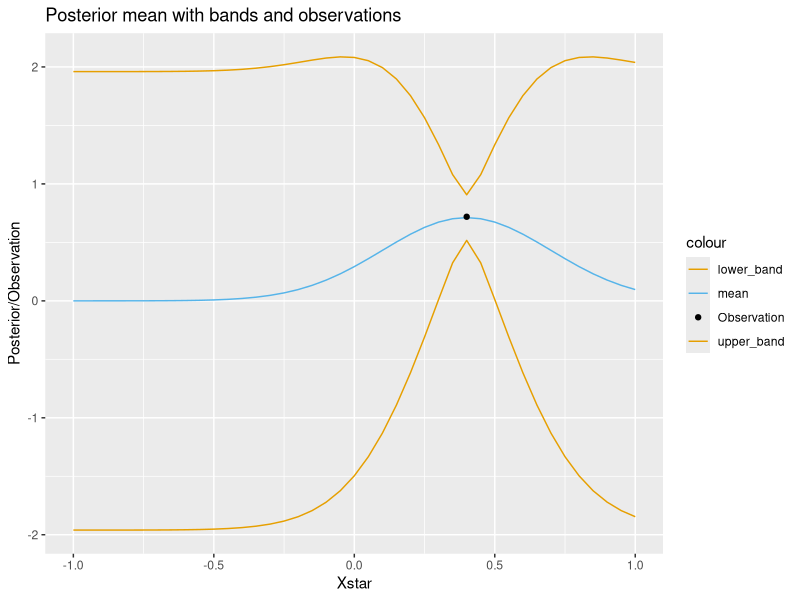
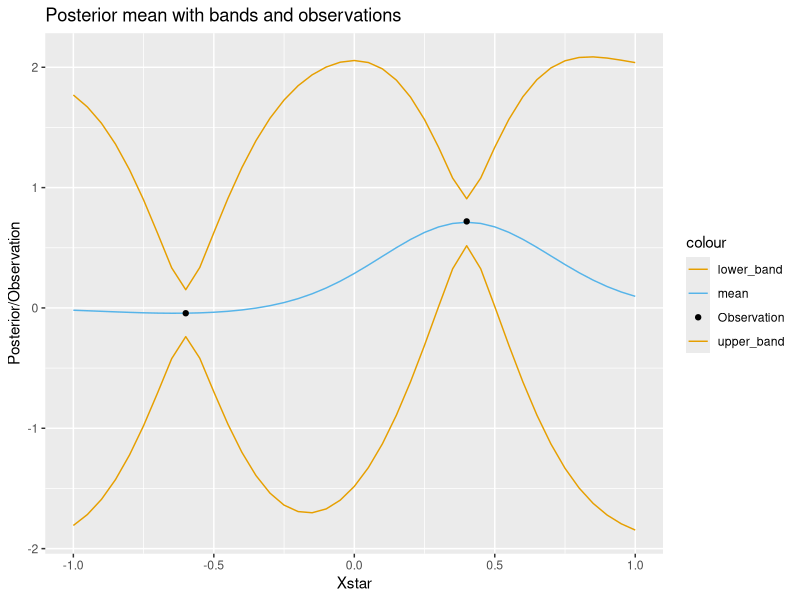
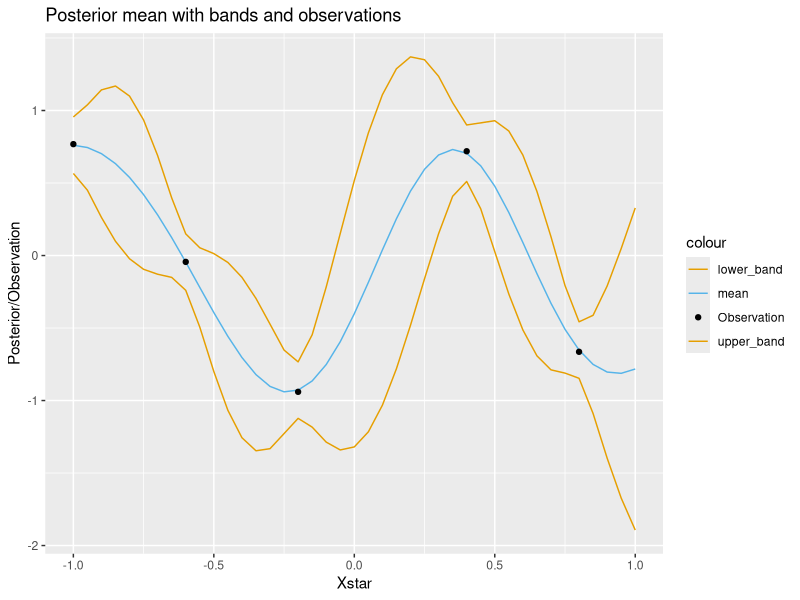
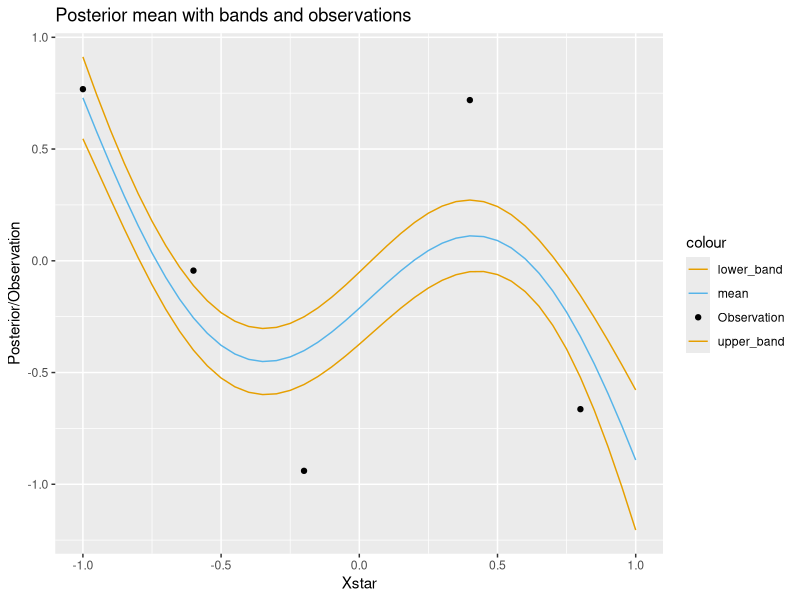
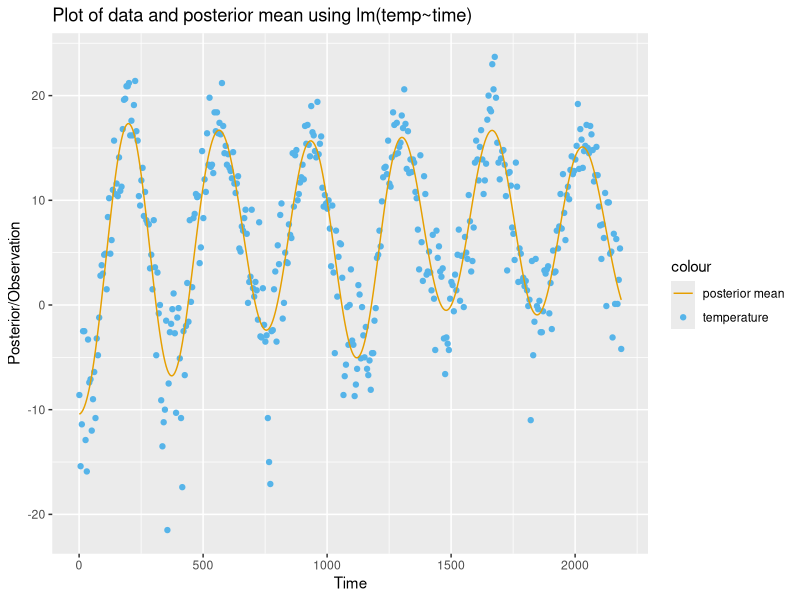
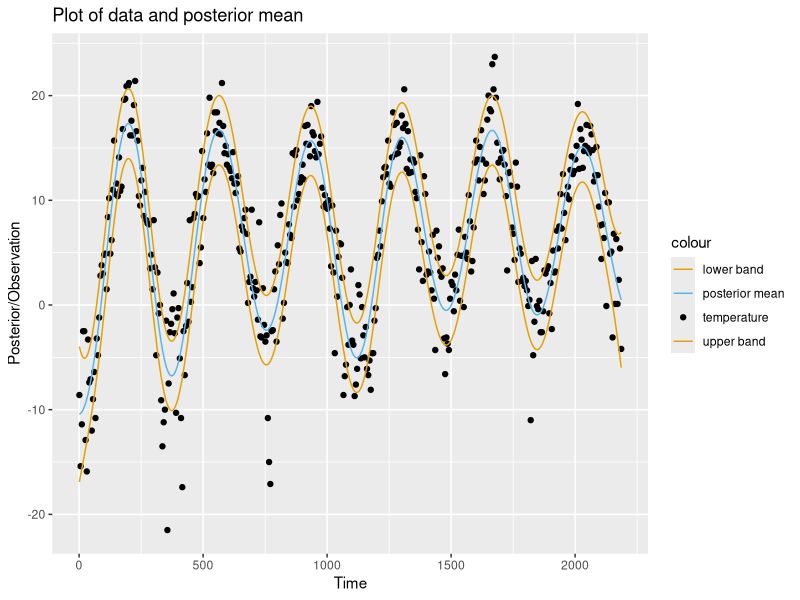
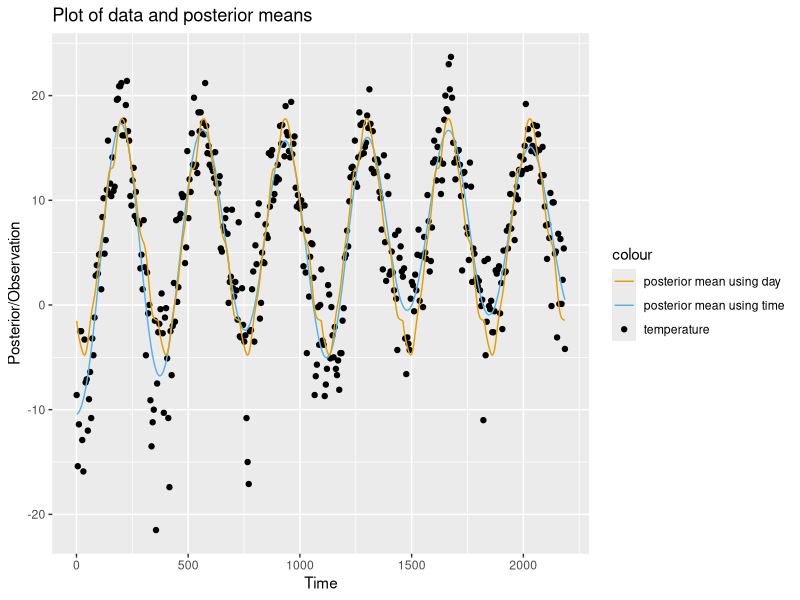
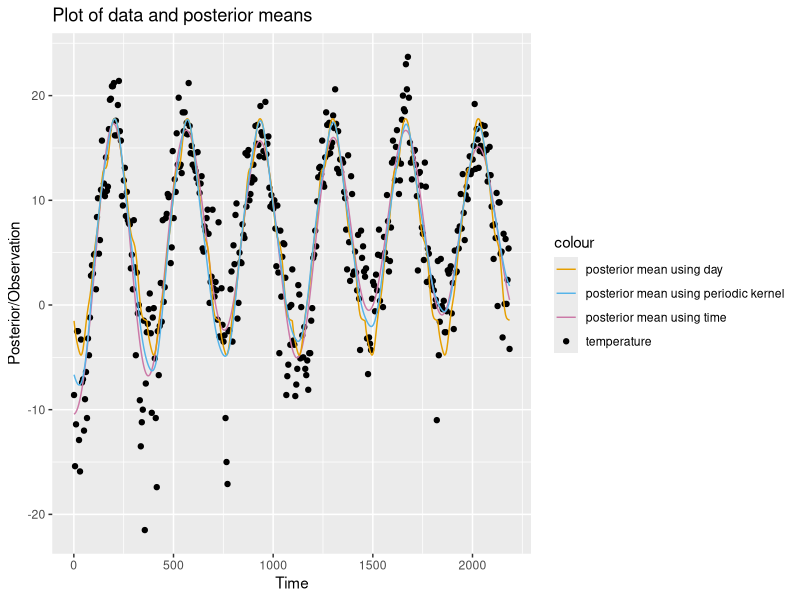

Generate these figures, in order, with R:
## ---- chunk 1
knitr::opts_chunk$set(echo = TRUE)
options(scipen=999)

library("tidyverse") #ggplot and dplyr 
library("gridExtra") # combine plots
library("knitr") # for pdf
library("kernlab") # Gaussian Regression
library("mvtnorm") # multi dimensional normal distribution
library("caret") # confusion matrix
library("e1071") # confusion matrix and accuracy

# The palette with black:
cbbPalette <- c("#000000", "#E69F00", "#56B4E9", "#009E73", "#F0E442", 
                "#0072B2", "#D55E00", "#CC79A7")
set.seed(111)
## ---- chunk 2
set.seed(111)

square_exp_kernel = function(x1, x2, sigmaF, l) {
  n1 = length(x1)
  n2 = length(x2)
  K = matrix(NA, n1, n2)
  for(i in 1:n2) {
    for(j in 1:n1) {
      K[j,i] = sigmaF^2 * exp(-0.5 * ( (x2[i] - x1[j])/l)^2 )
    }
  }
  return(K)
}

posteriorGP_square_exp_kernel <- function(x,y,XStar,hyperParam, sigmaNoise){
  sigmaF <- hyperParam[1]
  l <- hyperParam[2]
  n = length(x)
  L = t(chol(square_exp_kernel(x,x, sigmaF, l) + sigmaNoise^2 * diag(n)))
  KStar = square_exp_kernel(x, XStar, sigmaF, l)
  
  # Predictive Mean
  alpha = solve(t(L), solve(L, y))
  fStarBar = t(KStar) %*% alpha
  
  # Predictive Variance
  v = solve(L, KStar)
  V = square_exp_kernel(XStar, XStar,sigmaF, l) - t(v) %*% v
  
  return(data.frame(mean = fStarBar, variance = diag(V)))
}

Visualize = function(X, y, XStar, res) {
  mean = res$mean
  sd = sqrt(res$variance)
  plot(XStar, mean, type="l", ylim=c(-3, 4),
       xlab="x", ylab="y", main="Posterior Gaussian Process")
  lines(XStar, mean - 1.96 * sd, type="l", col="blue")
  lines(XStar, mean + 1.96 * sd, type="l", col="blue")
  points(X, y, pch=19)
  legend("topright", 
         legend=c("posterior mean", "probability band", "observations"), 
         col=c("black", "blue", "black"), lty=c(1,1,0), pch=c(-1,-1,19))
}


plot_gaussian <- function(x,y,Xstar,res){
mu <- res$mean
sd <- sqrt(res$variance)
df <- data.frame(XStar=XStar,
                 mu = mu,
                 upper_band = mu + 1.96 * sd, 
                 lower_band = mu - 1.96 * sd)

df2 <- data.frame(x=x,y=y)

plot1 <- ggplot(data=df, aes(x=XStar)) + 
  geom_line(aes(y=mu, color="mean")) +
  geom_line(aes(y=upper_band, color="upper_band")) +
  geom_line(aes(y=lower_band, color="lower_band")) +
  geom_point(data=df2, aes(x=x, y=y, color="Observation")) +
  ggtitle("Posterior mean with bands and observations") +
  ylab("Posterior/Observation") + xlab("Xstar") +
        scale_colour_manual(values = c("#E69F00", "#56B4E9", "#000000", "#E69F00"))

print(plot1)
  
}

## ---- chunk 3
set.seed(111)
XStar = seq(-1, 1, 0.05)

x2 = c(0.4)
y2 = c(0.719)
# sigmaf and l
hyperParam = c(1,0.3)
res = posteriorGP_square_exp_kernel(x=x2, y=y2, XStar=XStar, 
                                    hyperParam=hyperParam, sigmaNoise = 0.1)

plot_gaussian(x2, y2, XStar, res)
## ---- chunk 4
set.seed(111)
x3 = c(0.4, -0.6)
y3 = c(0.719, -0.044)
hyperParam=c(1,0.3)
res = posteriorGP_square_exp_kernel(x3, y3, XStar, sigmaNoise = 0.1, 
                                    hyperParam=hyperParam)
plot_gaussian(x3, y3, XStar, res)
## ---- chunk 5
x <- c(-1,-0.6,-0.2,0.4,0.8)
y <- c(0.768, -0.044, -0.940, 0.719, -0.664)
kable(data.frame(x=x,y=y))
## ---- chunk 6
set.seed(111)
x4 = c(-1,-0.6,-0.2,0.4,0.8)
y4 = c(0.768, -0.044, -0.940, 0.719, -0.664)
hyperParam=c(1,0.3)
res = posteriorGP_square_exp_kernel(x4, y4, XStar, sigmaNoise = 0.1, 
                                    hyperParam=hyperParam)
plot_gaussian(x4, y4, XStar, res)

## ---- chunk 7
set.seed(111)
hyperParam = c(1,1)
res = posteriorGP_square_exp_kernel(x4, y4, XStar, sigmaNoise = 0.1, 
                                    hyperParam=hyperParam)
plot_gaussian(x4, y4, XStar, res)
## ---- chunk 8
set.seed(111)

tulling_data = read.csv("TempTullinge.csv", header=TRUE, sep=";")
tulling_data$date <- as.Date(tulling_data$date, format = "%d/%m/%y")
tulling_data$time = seq(1, 2190, 1)
tulling_data$time2 = tulling_data$time^2
tulling_data$day = rep(seq(1, 365, 1), 6)

#sample
tulling_sample_data = tulling_data[seq(1, NROW(tulling_data), 5),]


squared_exp_kernel = function(sigmaF = 1, ell = 1)
{
  SquaredExpKernel <- function(x, y = NULL) {
    n1 = length(x)
    n2 = length(y)
    K = matrix(NA, n1, n2)
    for(i in 1:n2) {
      for(j in 1:n1) {
        K[j,i] = sigmaF^2 * exp(-0.5 * ( (x[i] - y[j]) / ell)^2 )
      }
    }
    return(K)
  }
  class(SquaredExpKernel) <- "kernel"
  return(SquaredExpKernel)
}


k = squared_exp_kernel()

k(1,2)

kernelMatrix(k, c(1,3,4), c(2,3,4))

## ---- chunk 9
set.seed(111)

lm_model = lm(temp ~ time + time2, data = tulling_sample_data)
sigma_n = sd(lm_model$residuals)

# Estimate Gaussian Process
GP_time = gausspr(temp ~ time, data = tulling_sample_data, 
                  kernel = squared_exp_kernel(sigmaF = 20, ell = 0.2), 
                  var = sigma_n^2)

posterior_mean = predict(GP_time, tulling_sample_data)

df <- data.frame(posterior_mean=posterior_mean, tulling_sample_data)

ggplot(data=df, aes(x=time)) +
  geom_point(aes(y=temp, color="temperature")) +
  geom_line(aes(y=posterior_mean, color="posterior mean")) +
  ggtitle("Plot of data and posterior mean using lm(temp~time)")  +
  ylab("Posterior/Observation") + xlab("Time") +
        scale_colour_manual(values = c("#E69F00", "#56B4E9", 
                                       "#000000", "#E69F00"))

## ---- chunk 10
set.seed(111)
X = scale(tulling_sample_data$time)
XStar = scale(X)

KStarStar = kernelMatrix(kernel = squared_exp_kernel(sigmaF = 20, ell = 0.2), 
                         x = XStar, y = XStar)

KStar = kernelMatrix(kernel = squared_exp_kernel(sigmaF = 20, ell = 0.2), 
                     x = X, y = XStar)

K = kernelMatrix(kernel = squared_exp_kernel(sigmaF = 20, ell = 0.2), 
                 x = X, y = XStar)

V = diag(KStarStar - t(KStar) %*% solve(K + sigma_n^2 * diag(length(X)), KStar))

df$upper_band <- df$posterior_mean + 1.96 * sqrt(V)
df$lower_band <- df$posterior_mean - 1.96 * sqrt(V)

ggplot(data=df, aes(x=time)) +
  geom_point(aes(y=temp, color="temperature")) +
  geom_line(aes(y=posterior_mean, color="posterior mean")) +
    geom_line(aes(y=upper_band, color="upper band")) +
    geom_line(aes(y=lower_band, color="lower band")) +
  ggtitle("Plot of data and posterior mean")  +
  ylab("Posterior/Observation") + xlab("Time") +
        scale_colour_manual(values = c("#E69F00", "#56B4E9", 
                                       "#000000", "#E69F00"))

## ---- chunk 11
set.seed(111)
lm_model = lm(temp ~ day, data = tulling_sample_data)
sigma_n = sd(lm_model$residuals)

# Estimate Gaussian Process
k = squared_exp_kernel(sigmaF = 20, ell = 0.2)
GP_day = gausspr(temp ~ day, data = tulling_sample_data, 
                  kernel = squared_exp_kernel(sigmaF = 20, ell = 0.2), 
                  var = sigma_n^2)

posterior_mean_day = predict(GP_day, tulling_sample_data)

df2 <- cbind(df,posterior_mean_day=posterior_mean_day)

ggplot(data=df2, aes(x=time)) +
  geom_point(aes(y=temp, color="temperature")) +
  geom_line(aes(y=posterior_mean, color="posterior mean using time")) +
  geom_line(aes(y=posterior_mean_day, color="posterior mean using day")) +
  ggtitle("Plot of data and posterior means")  +
  ylab("Posterior/Observation") + xlab("Time") +
        scale_colour_manual(values = c("#E69F00", "#56B4E9", 
                                       "#000000", "#E69F00"))

## ---- chunk 12
set.seed(111)

periodic_kernel = function(sigmaF = 1, l1 = 1, l2 = 1, d)
{
  periodickernel <- function(x, y) {
    K = sigmaF^2 * 
      exp(-2 * sin(pi * abs(y - x) / d)^2 / l1^2 ) * 
      exp(-0.5 * (y - x)^2 / l2^2 )
    return(K)
  }
  class(periodickernel) <- "kernel"
  return(periodickernel)
}

GP_periodic = gausspr(temp ~ time, data = tulling_sample_data, 
                     kernel = periodic_kernel(sigmaF = 20, l1 = 1, l2 = 10, 
                                      d=365/sd(tulling_sample_data$time)), 
                     var = sigma_n^2)

posterior_mean_periodic = predict(GP_periodic, tulling_sample_data)

df3 <- cbind(df2,posterior_mean_periodic=posterior_mean_periodic)

ggplot(data=df3, aes(x=time)) +
  geom_point(aes(y=temp, color="temperature")) +
  geom_line(aes(y=posterior_mean, color="posterior mean using time")) +
  geom_line(aes(y=posterior_mean_day, color="posterior mean using day")) +
  geom_line(aes(y=posterior_mean_periodic, color="posterior mean using periodic kernel")) +
  ggtitle("Plot of data and posterior means")  +
  ylab("Posterior/Observation") + xlab("Time") +
        scale_colour_manual(values = c("#E69F00", "#56B4E9", 
                                       "#CC79A7", "#000000"))

## ---- chunk 13
set.seed(111)
fraud_data <- read.csv("BankFraud.csv")
names(fraud_data) <- c("varWave","skewWave","kurtWave","entropyWave","fraud")

SelectTraining <- sample(1:NROW(fraud_data), size = 1000, replace = FALSE)
train = fraud_data[SelectTraining,]
test = fraud_data[-SelectTraining,]
train$fraud <- as.factor(train$fraud)
test$fraud <- as.factor(test$fraud)

fit_model = gausspr(fraud ~ varWave + skewWave, data = train)

#create a copy
train2 <- train

# Class predictions on train data
train2$probability_train = predict(fit_model, train2, type="probabilities")[,2]
train2$predictions_class = ifelse(train2$probability_train > 0.5, 1, 0)

# Class predictions on test data
probability_test = predict(fit_model, test, type="probabilities")
test$predictions_class = ifelse(probability_test[,2] > 0.5, 1, 0)

train2$predictions_class <- as.factor(train2$predictions_class)
confusionMatrix(train2$fraud, train2$predictions_class)

# contour plot
ggplot(data=train2, aes(x=skewWave, y=varWave, z=probability_train)) +
  geom_density_2d(aes(color=fraud)) +
  geom_point(aes(color=fraud)) +
  ggtitle("Contour Plot of probabilities of posterior vs. fraud")


## ---- chunk 14

test$predictions_class <- as.factor(test$predictions_class)
confusionMatrix(test$fraud, test$predictions_class)

## ---- chunk 15

fit_model_four_var = gausspr(fraud ~., data = train)

# Class predictions on test data
probability_test_four_cov = predict(fit_model_four_var, test, type="probabilities")
test$predictions_class_four_cov = ifelse(probability_test_four_cov[,2] > 0.5, 1, 0)

test$predictions_class_four_cov <- as.factor(test$predictions_class_four_cov)
confusionMatrix(test$fraud, test$predictions_class_four_cov)
